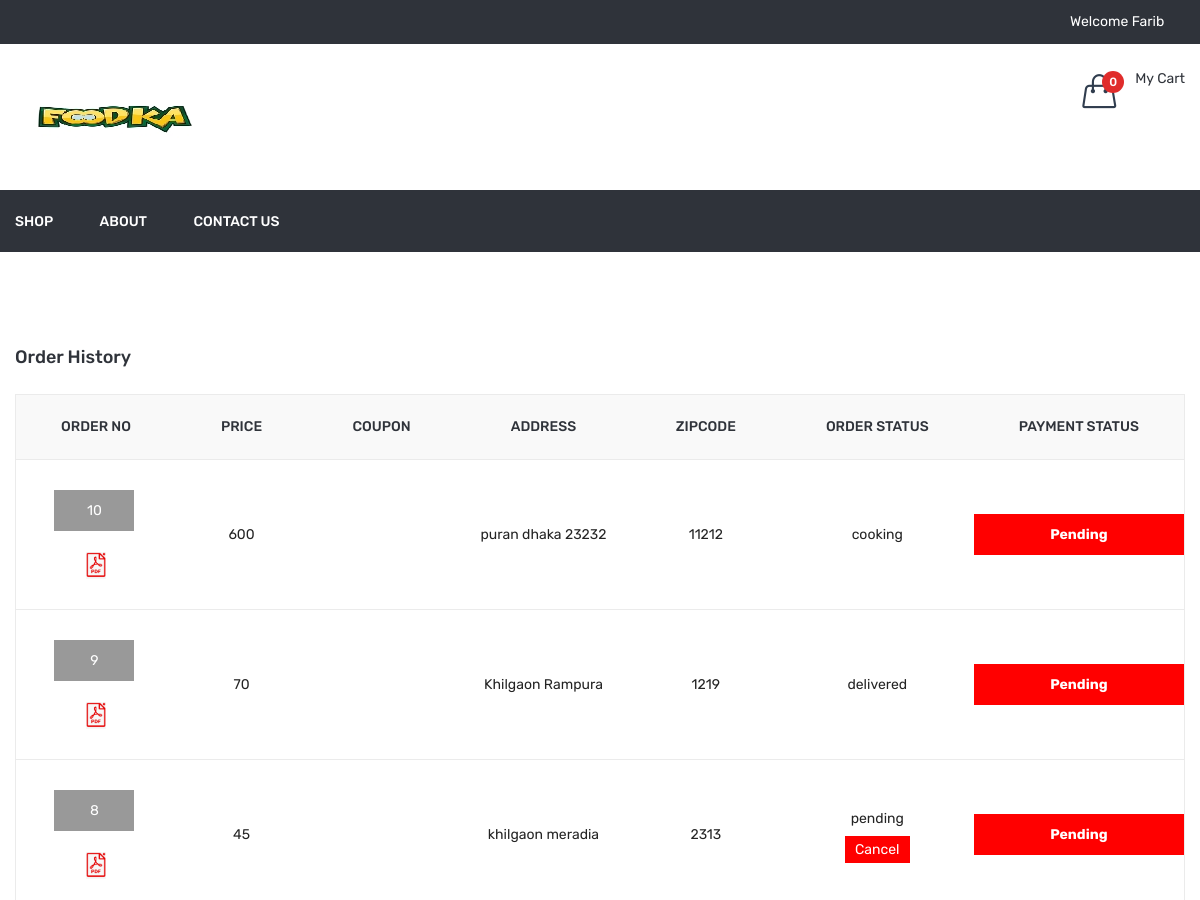
Page /order_history.php (signed in, upper part) on the earlier database version.
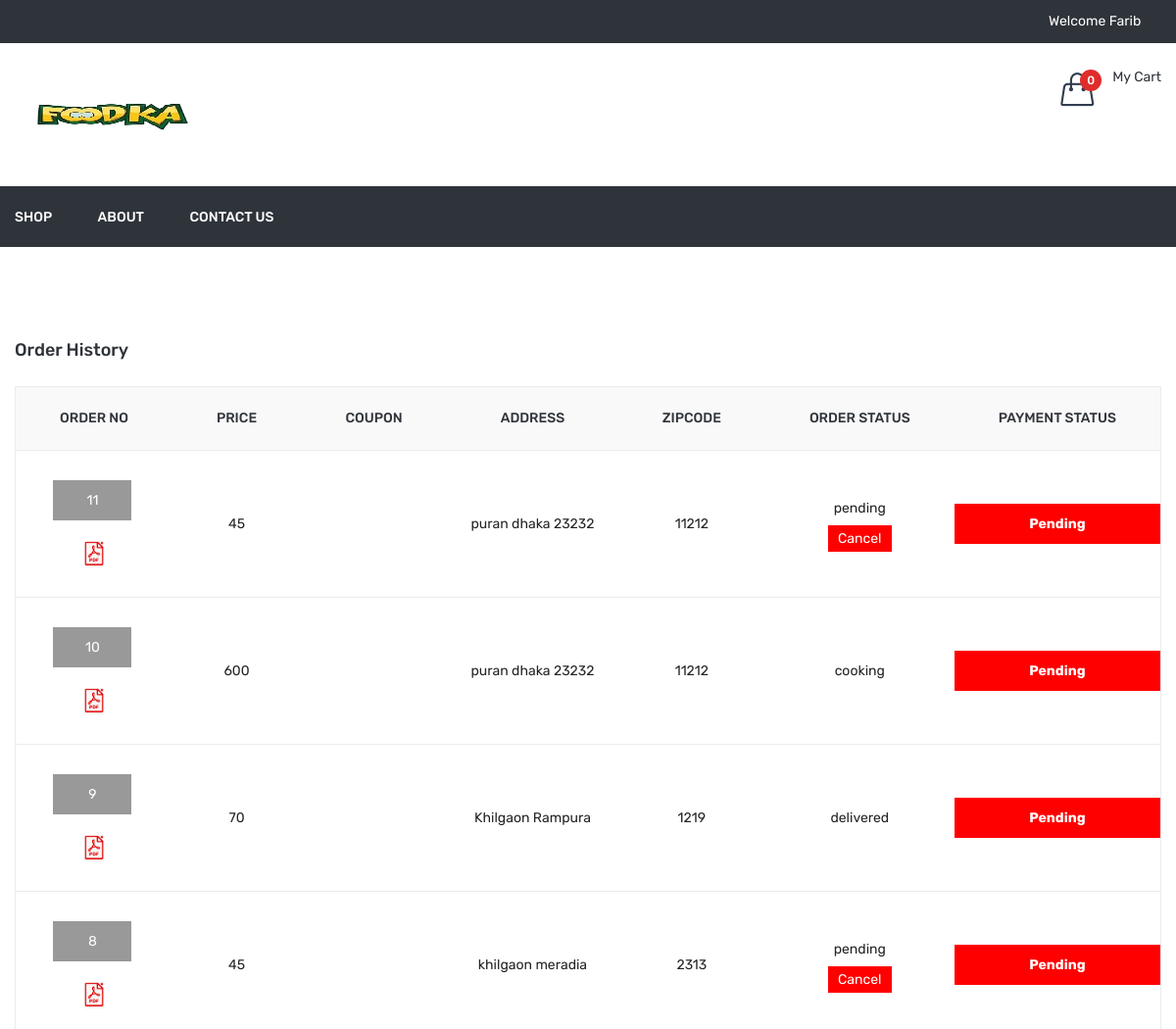
Same page on the later database version.
### tables this page shows
CREATE TABLE `order_master` (
  `id` int(11) NOT NULL,
  `user_id` int(11) NOT NULL,
  `name` varchar(50) NOT NULL,
  `email` varchar(50) NOT NULL,
  `mobile` varchar(50) NOT NULL,
  `address` text NOT NULL,
  `total_price` float NOT NULL,
  `coupon_code` varchar(20) NOT NULL,
  `final_price` float NOT NULL,
  `zipcode` varchar(10) NOT NULL,
  `delivery_boy_id` int(11) NOT NULL,
  `payment_status` varchar(20) NOT NULL,
  `payment_type` varchar(10) NOT NULL,
  `payment_id` varchar(100) NOT NULL,
  `order_status` int(11) NOT NULL,
  `added_on` datetime NOT NULL,
  `delivered_on` datetime NOT NULL,
  `cancel_by` enum('user','admin') NOT NULL,
  `cancel_at` datetime NOT NULL
);

CREATE TABLE `order_status` (
  `id` int(11) NOT NULL,
  `order_status` varchar(50) NOT NULL
);

### order_history.php (the view, shortened to what this page needs)
<?php
include ("header.php");
$uid=$_SESSION['FOOD_USER_ID'];
$sql="select order_master.*,order_status.order_status as order_status_str from order_master,order_status where order_master.order_status=order_status.id and order_master.user_id='$uid' order by order_master.id desc";
$res=mysqli_query($con,$sql);
?>
<div class="cart-main-area pt-95 pb-100">
            <div class="container">
                <h3 class="page-title">Order History</h3>
                <div class="row">
                    <div class="col-lg-12 col-md-12 col-sm-12 col-12">
                        <form method="post">
							<div class="table-content table-responsive">
                                <table>
                                    <thead>
                                        <tr>
                                            <th>Order No</th>
                                            <th>Price</th>
											<th>Coupon</th>
                                            <th>Address</th>
											<th>Zipcode</th>
                                            <th>Order Status</th>
                                            <th>Payment Status</th>
                                        </tr>
                                    </thead>
                                    <tbody>
										<?php if(mysqli_num_rows($res)>0){
										while($row=mysqli_fetch_assoc($res)){
										?>
										<tr>
                                            <td>
												<div class="div_order_id"><a href="<?php echo FRONT_SITE_PATH.'order_detail?id='.$row['id']?>"><?php echo $row['id']?></div></a>
											<br/>
											<a href="<?php echo FRONT_SITE_PATH?>download_invoice?id=<?php echo $row['id']?>"><img src='<?php echo FRONT_SITE_PATH?>assets/img/icon-img/pdf.png' width="20px" title="Download Invoice"/></a>
											</td>
                                            <td style="font-size:14px;">
											<?php echo $row['total_price']?></td>
                                            <td>
											</td>
											<td><?php echo $row['address']?></td>
											<td><?php echo $row['zipcode']?></td>
											<td>
                                             <?php
											echo $row['order_status_str'];
											if($row['order_status']==1){
												echo "<br/>";
												echo "<div style='margin-top:10px;'><a href='?cancel_id=".$row['id']."' class='cancel_btn'>Cancel</a></div>";
											}
											?>
                                            </td>
											<td>
												<div class="payment_status payment_status_<?php echo $row['payment_status']?>"><?php echo ucfirst($row['payment_status'])?></div>
											</td>
                                        </tr>
										<?php }} ?>
                                    </tbody>
                                </table>
                            </div>
                        </form>
                    </div>
                </div>
            </div>
        </div>
<?php
include("footer.php");
?>

Differences in the rows shown:
added order_master: id "11", total_price "45", address "puran dhaka 23232", zipcode "11212", order_status.order_status "pending", payment_status "Pending"
